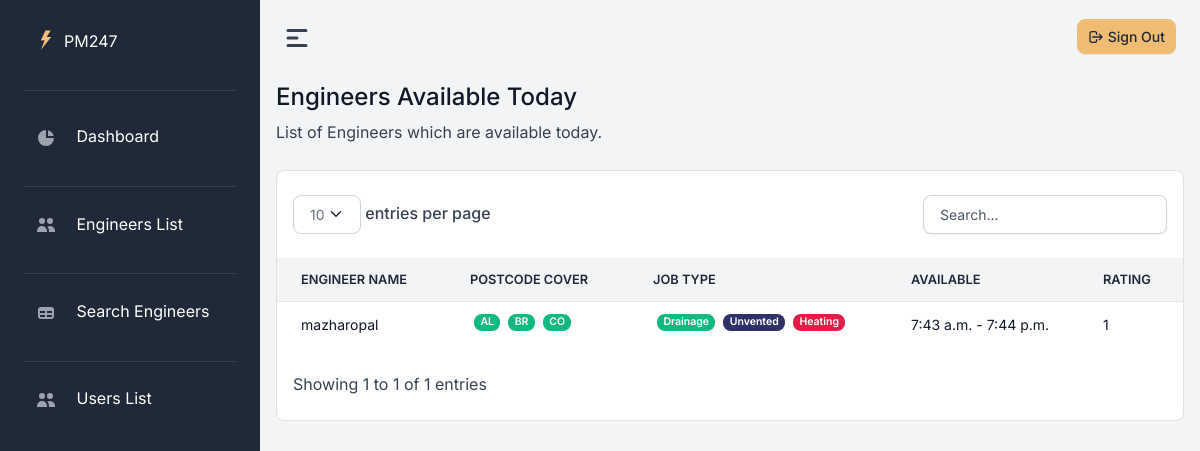
Screenshot of /engineers_today/ (signed in) with the database file from the repository.
### home/models.py (models this page shows, shortened)
class Engineer_Availability(models.Model):
    engineer = models.ForeignKey(User, on_delete=models.RESTRICT, null=True)
    jobs = models.ManyToManyField(Job_Type)
    cities = models.ManyToManyField(Post_Code)
    rating = models.PositiveIntegerField(default=0)
    date = models.DateField(null=True,unique=True)
    start_time = models.TimeField(null=True)
    end_time = models.TimeField(null=True)
    class Meta:
        permissions = [
            ('view_engineers_today', 'Can view engineers available today'),
            ('view_index', 'Can view index'),
            ('view_engineer_list', 'Can view engineer list'),
        ]

class Post_Code(models.Model):
    name = models.CharField(max_length=50,unique=True)
    def __str__(self):
        return  self.name

class Job_Type(models.Model):
    name = models.CharField(max_length=50,unique=True)
    def __str__(self):
            return self.name

### home/views.py (the view)
# urls.py: path('engineers_today/', engr_available_today,name='engrstoday'),
@login_required
@permission_required('home.view_engineers_today')
def engr_available_today(request):
    today = date.today()
    engineers = Engineer_Availability.objects.filter(date=today)
    data={'engineers':engineers }
    return render (request,'engineers_today.html',data)

### home/templates/engineers_today.html (shortened to what this page needs)
     {% extends 'base.html' %}
{% block content %}
        <div class="pb-4">
            <div class="py-4">
                <div class="d-flex justify-content-between w-100 flex-wrap">
                    <div class="mb-3 mb-lg-0">
                        <h1 class="h4">Engineers Available Today</h1>
                        <p class="mb-0">List of Engineers which are available today.</p>
                     </div>
                </div>
             </div>
             <div class="card">
                <div class="table-responsive py-4">
                    {% if engineers %}
                   <table class="table table-flush" id="datatable">
                      <thead class="thead-light">
                        <tr>
                            <th class="border-bottom fw-bolder" scope="col">Engineer Name</th>
                            <th class="border-bottom fw-bolder" scope="col">Postcode Cover</th>
                            <th class="border-bottom fw-bolder" scope="col">Job Type</th>
                            <th class="border-bottom fw-bolder" scope="col">Available</th>
                            <th class="border-bottom fw-bolder" scope="col">Rating</th>
                        </tr>
                      </thead>
                      <tbody>
                        {% for engr  in engineers %}
                        <tr>
                            <td class=" text-gray-900">{{engr.engineer}}</td>
                            <td class=" text-gray-900">
                                {% for city in engr.cities.all %}
                            <span class="badge super-badge bg-success ms-1">{{ city }}</span>
                        {% endfor %}
                            </td>
                            <td class=" text-gray-900">
                        {% for job in engr.jobs.all %}
                                <span class="badge super-badge ms-1 {% if job.name == 'Plumbing' %} bg-info {% elif job.name == 'Drainage'  %} bg-success{% elif job.name == 'Electricity'  %} bg-warning {% elif job.name == 'Heating'  %} bg-danger {% elif job.name == 'Gas'  %} bg-secondary {% elif job.name == 'Unvented'  %}bg-tertiary   {% else %} bg-danger  {%endif%}  ">{{ job }}</span>
                        {% endfor %}
                            </td>
                            <td class=" text-gray-900">{{ engr.start_time }} - {{ engr.end_time }}</td>
                            <td class=" text-gray-900">{{engr.rating}}</td>
                        </tr>
                        {% endfor %}
                      </tbody>
                   </table>
                   {% else %}
                   <h4 class="text-center alert alert-warning">No Record Found</h4>
                   {% endif %}
                </div>
             </div>
  </div>
     {% endblock content %}

### rows the page displays
Engineer_Availability: engineer "mazharopal", start_time "7:43 a.m.", end_time "7:44 p.m.", rating "1"
Post_Code: name "AL"
Post_Code: name "BR"
Post_Code: name "CO"
Job_Type: name "Drainage"
Job_Type: name "Unvented"
Job_Type: name "Heating"
